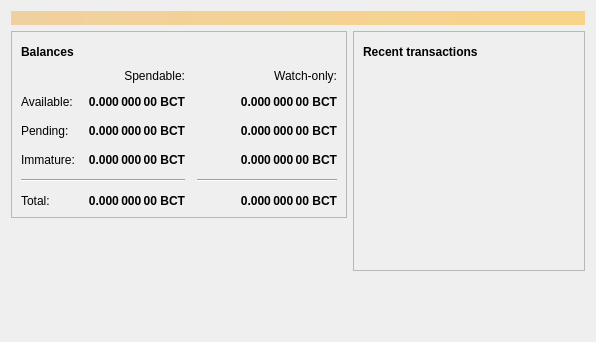
<?xml version="1.0" encoding="UTF-8"?>
<ui version="4.0">
 <class>OverviewPage</class>
 <widget class="QWidget" name="OverviewPage">
  <property name="geometry">
   <rect>
    <x>0</x>
    <y>0</y>
    <width>596</width>
    <height>342</height>
   </rect>
  </property>
  <property name="windowTitle">
   <string>Form</string>
  </property>
  <layout class="QVBoxLayout" name="topLayout">
   <item>
    <widget class="QLabel" name="labelAlerts">
     <property name="visible">
      <bool>false</bool>
     </property>
     <property name="styleSheet">
      <string notr="true">QLabel { background-color: qlineargradient(x1: 0, y1: 0, x2: 1, y2: 0, stop:0 #F0D0A0, stop:1 #F8D488); color:#000000; }</string>
     </property>
     <property name="wordWrap">
      <bool>true</bool>
     </property>
     <property name="margin">
      <number>3</number>
     </property>
     <property name="textInteractionFlags">
      <set>Qt::TextSelectableByMouse</set>
     </property>
    </widget>
   </item>
   <item>
    <layout class="QHBoxLayout" name="horizontalLayout" stretch="1,1">
     <item>
      <layout class="QVBoxLayout" name="verticalLayout_2">
       <item>
        <widget class="QFrame" name="frame">
         <property name="frameShape">
          <enum>QFrame::StyledPanel</enum>
         </property>
         <property name="frameShadow">
          <enum>QFrame::Raised</enum>
         </property>
         <layout class="QVBoxLayout" name="verticalLayout_4">
          <item>
           <layout class="QHBoxLayout" name="horizontalLayout_4">
            <item>
             <widget class="QLabel" name="label_5">
              <property name="font">
               <font>
                <weight>75</weight>
                <bold>true</bold>
               </font>
              </property>
              <property name="text">
               <string>Balances</string>
              </property>
             </widget>
            </item>
            <item>
             <widget class="QPushButton" name="labelWalletStatus">
              <property name="enabled">
               <bool>true</bool>
              </property>
              <property name="maximumSize">
               <size>
                <width>30</width>
                <height>16777215</height>
               </size>
              </property>
              <property name="toolTip">
               <string>The displayed information may be out of date. Your wallet automatically synchronizes with the Bitcoin2 network after a connection is established, but this process has not completed yet.</string>
              </property>
              <property name="text">
               <string/>
              </property>
              <property name="icon">
               <iconset resource="../bitcoin.qrc">
                <normaloff>:/icons/warning</normaloff>
                <disabledoff>:/icons/warning</disabledoff>:/icons/warning</iconset>
              </property>
              <property name="iconSize">
               <size>
                <width>24</width>
                <height>24</height>
               </size>
              </property>
              <property name="flat">
               <bool>true</bool>
              </property>
             </widget>
            </item>
            <item>
             <spacer name="horizontalSpacer_3">
              <property name="orientation">
               <enum>Qt::Horizontal</enum>
              </property>
              <property name="sizeHint" stdset="0">
               <size>
                <width>40</width>
                <height>20</height>
               </size>
              </property>
             </spacer>
            </item>
           </layout>
          </item>
          <item>
           <layout class="QGridLayout" name="gridLayout">
            <property name="spacing">
             <number>12</number>
            </property>
            <item row="2" column="2">
             <widget class="QLabel" name="labelWatchPending">
              <property name="font">
               <font>
                <weight>75</weight>
                <bold>true</bold>
               </font>
              </property>
              <property name="cursor">
               <cursorShape>IBeamCursor</cursorShape>
              </property>
              <property name="toolTip">
               <string>Unconfirmed transactions to watch-only addresses</string>
              </property>
              <property name="text">
               <string notr="true">0.000 000 00 BCT</string>
              </property>
              <property name="alignment">
               <set>Qt::AlignRight|Qt::AlignTrailing|Qt::AlignVCenter</set>
              </property>
              <property name="textInteractionFlags">
               <set>Qt::LinksAccessibleByMouse|Qt::TextSelectableByKeyboard|Qt::TextSelectableByMouse</set>
              </property>
             </widget>
            </item>
            <item row="2" column="1">
             <widget class="QLabel" name="labelUnconfirmed">
              <property name="font">
               <font>
                <weight>75</weight>
                <bold>true</bold>
               </font>
              </property>
              <property name="cursor">
               <cursorShape>IBeamCursor</cursorShape>
              </property>
              <property name="toolTip">
               <string>Total of transactions that have yet to be confirmed, and do not yet count toward the spendable balance</string>
              </property>
              <property name="text">
               <string notr="true">0.000 000 00 BCT</string>
              </property>
              <property name="alignment">
               <set>Qt::AlignRight|Qt::AlignTrailing|Qt::AlignVCenter</set>
              </property>
              <property name="textInteractionFlags">
               <set>Qt::LinksAccessibleByMouse|Qt::TextSelectableByKeyboard|Qt::TextSelectableByMouse</set>
              </property>
             </widget>
            </item>
            <item row="3" column="2">
             <widget class="QLabel" name="labelWatchImmature">
              <property name="font">
               <font>
                <weight>75</weight>
                <bold>true</bold>
               </font>
              </property>
              <property name="cursor">
               <cursorShape>IBeamCursor</cursorShape>
              </property>
              <property name="toolTip">
               <string>Mined balance in watch-only addresses that has not yet matured</string>
              </property>
              <property name="text">
               <string notr="true">0.000 000 00 BCT</string>
              </property>
              <property name="alignment">
               <set>Qt::AlignRight|Qt::AlignTrailing|Qt::AlignVCenter</set>
              </property>
              <property name="textInteractionFlags">
               <set>Qt::LinksAccessibleByMouse|Qt::TextSelectableByKeyboard|Qt::TextSelectableByMouse</set>
              </property>
             </widget>
            </item>
            <item row="4" column="0" colspan="2">
             <widget class="Line" name="line">
              <property name="orientation">
               <enum>Qt::Horizontal</enum>
              </property>
             </widget>
            </item>
            <item row="4" column="2">
             <widget class="Line" name="lineWatchBalance">
              <property name="sizePolicy">
               <sizepolicy hsizetype="Preferred" vsizetype="Fixed">
                <horstretch>0</horstretch>
                <verstretch>0</verstretch>
               </sizepolicy>
              </property>
              <property name="minimumSize">
               <size>
                <width>140</width>
                <height>0</height>
               </size>
              </property>
              <property name="orientation">
               <enum>Qt::Horizontal</enum>
              </property>
             </widget>
            </item>
            <item row="5" column="0">
             <widget class="QLabel" name="labelTotalText">
              <property name="text">
               <string>Total:</string>
              </property>
             </widget>
            </item>
            <item row="3" column="1">
             <widget class="QLabel" name="labelImmature">
              <property name="font">
               <font>
                <weight>75</weight>
                <bold>true</bold>
               </font>
              </property>
              <property name="cursor">
               <cursorShape>IBeamCursor</cursorShape>
              </property>
              <property name="toolTip">
               <string>Mined balance that has not yet matured</string>
              </property>
              <property name="text">
               <string notr="true">0.000 000 00 BCT</string>
              </property>
              <property name="alignment">
               <set>Qt::AlignRight|Qt::AlignTrailing|Qt::AlignVCenter</set>
              </property>
              <property name="textInteractionFlags">
               <set>Qt::LinksAccessibleByMouse|Qt::TextSelectableByKeyboard|Qt::TextSelectableByMouse</set>
              </property>
             </widget>
            </item>
            <item row="2" column="3">
             <spacer name="horizontalSpacer_2">
              <property name="orientation">
               <enum>Qt::Horizontal</enum>
              </property>
              <property name="sizeHint" stdset="0">
               <size>
                <width>40</width>
                <height>20</height>
               </size>
              </property>
             </spacer>
            </item>
            <item row="3" column="0">
             <widget class="QLabel" name="labelImmatureText">
              <property name="text">
               <string>Immature:</string>
              </property>
             </widget>
            </item>
            <item row="5" column="1">
             <widget class="QLabel" name="labelTotal">
              <property name="font">
               <font>
                <weight>75</weight>
                <bold>true</bold>
               </font>
              </property>
              <property name="cursor">
               <cursorShape>IBeamCursor</cursorShape>
              </property>
              <property name="toolTip">
               <string>Your current total balance</string>
              </property>
              <property name="text">
               <string notr="true">0.000 000 00 BCT</string>
              </property>
              <property name="alignment">
               <set>Qt::AlignRight|Qt::AlignTrailing|Qt::AlignVCenter</set>
              </property>
              <property name="textInteractionFlags">
               <set>Qt::LinksAccessibleByMouse|Qt::TextSelectableByKeyboard|Qt::TextSelectableByMouse</set>
              </property>
             </widget>
            </item>
            <item row="5" column="2">
             <widget class="QLabel" name="labelWatchTotal">
              <property name="font">
               <font>
                <weight>75</weight>
                <bold>true</bold>
               </font>
              </property>
              <property name="cursor">
               <cursorShape>IBeamCursor</cursorShape>
              </property>
              <property name="toolTip">
               <string>Current total balance in watch-only addresses</string>
              </property>
              <property name="text">
               <string notr="true">0.000 000 00 BCT</string>
              </property>
              <property name="alignment">
               <set>Qt::AlignRight|Qt::AlignTrailing|Qt::AlignVCenter</set>
              </property>
              <property name="textInteractionFlags">
               <set>Qt::LinksAccessibleByMouse|Qt::TextSelectableByKeyboard|Qt::TextSelectableByMouse</set>
              </property>
             </widget>
            </item>
            <item row="0" column="2">
             <widget class="QLabel" name="labelWatchonly">
              <property name="text">
               <string>Watch-only:</string>
              </property>
              <property name="alignment">
               <set>Qt::AlignRight|Qt::AlignTrailing|Qt::AlignVCenter</set>
              </property>
             </widget>
            </item>
            <item row="1" column="0">
             <widget class="QLabel" name="labelBalanceText">
              <property name="text">
               <string>Available:</string>
              </property>
             </widget>
            </item>
            <item row="1" column="1">
             <widget class="QLabel" name="labelBalance">
              <property name="font">
               <font>
                <weight>75</weight>
                <bold>true</bold>
               </font>
              </property>
              <property name="cursor">
               <cursorShape>IBeamCursor</cursorShape>
              </property>
              <property name="toolTip">
               <string>Your current spendable balance</string>
              </property>
              <property name="text">
               <string notr="true">0.000 000 00 BCT</string>
              </property>
              <property name="alignment">
               <set>Qt::AlignRight|Qt::AlignTrailing|Qt::AlignVCenter</set>
              </property>
              <property name="textInteractionFlags">
               <set>Qt::LinksAccessibleByMouse|Qt::TextSelectableByKeyboard|Qt::TextSelectableByMouse</set>
              </property>
             </widget>
            </item>
            <item row="1" column="2">
             <widget class="QLabel" name="labelWatchAvailable">
              <property name="font">
               <font>
                <weight>75</weight>
                <bold>true</bold>
               </font>
              </property>
              <property name="cursor">
               <cursorShape>IBeamCursor</cursorShape>
              </property>
              <property name="toolTip">
               <string>Your current balance in watch-only addresses</string>
              </property>
              <property name="text">
               <string notr="true">0.000 000 00 BCT</string>
              </property>
              <property name="alignment">
               <set>Qt::AlignRight|Qt::AlignTrailing|Qt::AlignVCenter</set>
              </property>
              <property name="textInteractionFlags">
               <set>Qt::LinksAccessibleByMouse|Qt::TextSelectableByKeyboard|Qt::TextSelectableByMouse</set>
              </property>
             </widget>
            </item>
            <item row="2" column="0">
             <widget class="QLabel" name="labelPendingText">
              <property name="text">
               <string>Pending:</string>
              </property>
             </widget>
            </item>
            <item row="0" column="1">
             <widget class="QLabel" name="labelSpendable">
              <property name="text">
               <string>Spendable:</string>
              </property>
              <property name="alignment">
               <set>Qt::AlignRight|Qt::AlignTrailing|Qt::AlignVCenter</set>
              </property>
             </widget>
            </item>
           </layout>
          </item>
         </layout>
        </widget>
       </item>
       <item>
        <spacer name="verticalSpacer">
         <property name="orientation">
          <enum>Qt::Vertical</enum>
         </property>
         <property name="sizeHint" stdset="0">
          <size>
           <width>20</width>
           <height>40</height>
          </size>
         </property>
        </spacer>
       </item>
      </layout>
     </item>
     <item>
      <layout class="QVBoxLayout" name="verticalLayout_3">
       <item>
        <widget class="QFrame" name="frame_2">
         <property name="frameShape">
          <enum>QFrame::StyledPanel</enum>
         </property>
         <property name="frameShadow">
          <enum>QFrame::Raised</enum>
         </property>
         <layout class="QVBoxLayout" name="verticalLayout">
          <item>
           <layout class="QHBoxLayout" name="horizontalLayout_2">
            <item>
             <widget class="QLabel" name="label_4">
              <property name="font">
               <font>
                <weight>75</weight>
                <bold>true</bold>
               </font>
              </property>
              <property name="text">
               <string>Recent transactions</string>
              </property>
             </widget>
            </item>
            <item>
             <widget class="QPushButton" name="labelTransactionsStatus">
              <property name="enabled">
               <bool>true</bool>
              </property>
              <property name="maximumSize">
               <size>
                <width>30</width>
                <height>16777215</height>
               </size>
              </property>
              <property name="toolTip">
               <string>The displayed information may be out of date. Your wallet automatically synchronizes with the Bitcoin2 network after a connection is established, but this process has not completed yet.</string>
              </property>
              <property name="text">
               <string/>
              </property>
              <property name="icon">
               <iconset resource="../bitcoin.qrc">
                <normaloff>:/icons/warning</normaloff>
                <disabledoff>:/icons/warning</disabledoff>:/icons/warning</iconset>
              </property>
              <property name="iconSize">
               <size>
                <width>24</width>
                <height>24</height>
               </size>
              </property>
              <property name="flat">
               <bool>true</bool>
              </property>
             </widget>
            </item>
            <item>
             <spacer name="horizontalSpacer">
              <property name="orientation">
               <enum>Qt::Horizontal</enum>
              </property>
              <property name="sizeHint" stdset="0">
               <size>
                <width>40</width>
                <height>20</height>
               </size>
              </property>
             </spacer>
            </item>
           </layout>
          </item>
          <item>
           <widget class="QListView" name="listTransactions">
            <property name="styleSheet">
             <string notr="true">QListView { background: transparent; }</string>
            </property>
            <property name="frameShape">
             <enum>QFrame::NoFrame</enum>
            </property>
            <property name="verticalScrollBarPolicy">
             <enum>Qt::ScrollBarAlwaysOff</enum>
            </property>
            <property name="horizontalScrollBarPolicy">
             <enum>Qt::ScrollBarAlwaysOff</enum>
            </property>
            <property name="selectionMode">
             <enum>QAbstractItemView::NoSelection</enum>
            </property>
           </widget>
          </item>
         </layout>
        </widget>
       </item>
       <item>
        <spacer name="verticalSpacer_2">
         <property name="orientation">
          <enum>Qt::Vertical</enum>
         </property>
         <property name="sizeHint" stdset="0">
          <size>
           <width>20</width>
           <height>40</height>
          </size>
         </property>
        </spacer>
       </item>
      </layout>
     </item>
    </layout>
   </item>
  </layout>
 </widget>
 <resources/>
 <connections/>
</ui>
